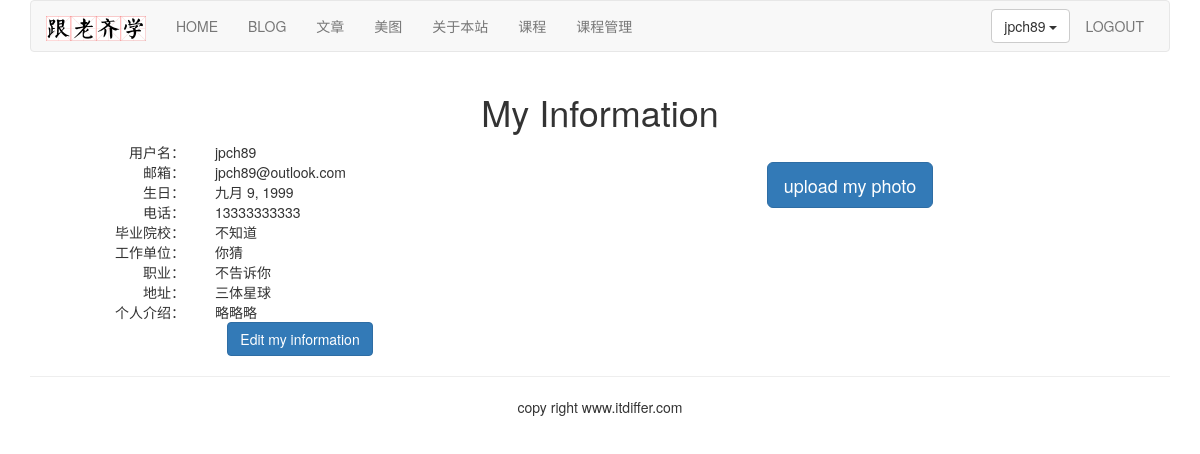
/account/my-information/ (signed in), run on the app's committed database.
### account/models.py (models this page shows, shortened)
class UserProfile(models.Model):
    user = models.OneToOneField(User, on_delete=models.CASCADE, unique=True)
    birth = models.DateField(blank=True, null=True)
    phone = models.CharField(max_length=20, null=True)

class UserInfo(models.Model):
    user = models.OneToOneField(User, on_delete=models.CASCADE, unique=True)
    school = models.CharField(max_length=100, blank=True)
    company = models.CharField(max_length=100, blank=True)
    profession = models.CharField(max_length=100, blank=True)
    address = models.CharField(max_length=100, blank=True)
    aboutme = models.TextField(blank=True)
    photo = models.ImageField(blank=True)

### account/views.py (the view)
# urls.py: path('my-information/', views.myself, name='my_information'),
@login_required()
def myself(request):
    userprofile = UserProfile.objects.get(user=request.user) if hasattr(
        request.user, 'userprofile') else UserProfile.objects.create(user=request.user)
    userinfo = UserInfo.objects.get(user=request.user) if hasattr(
        request.user, 'userinfo') else UserInfo.objects.create(user=request.user)
    return render(request, 'account/myself.html', {
        'user': request.user,
        'userinfo': userinfo,
        'userprofile': userprofile,
    })

### templates/account/myself.html (shortened to what this page needs)
{% extends "base.html" %}
{% block content %}
<div class="row text-center vertical-middle-sm">
  <h1>My Information</h1>
  <div class="row">
    <div class="col-md-6">
      <div class="row">
        <div class="col-md-4 text-right">
          <span>用户名：</span>
        </div>
        <div class="col-md-8 text-left">
          {{ user.username }}
        </div>
      </div>
      <div class="row">
        <div class="col-md-4 text-right">
          <span>邮箱：</span>
        </div>
        <div class="col-md-8 text-left">
          {{ user.email }}
        </div>
      </div>
      <div class="row">
        <div class="col-md-4 text-right">
          <span>生日：</span>
        </div>
        <div class="col-md-8 text-left">
          {{ userprofile.birth }}
        </div>
      </div>
      <div class="row">
        <div class="col-md-4 text-right">
          <span>电话：</span>
        </div>
        <div class="col-md-8 text-left">
          {{ userprofile.phone }}
        </div>
      </div>
      <div class="row">
        <div class="col-md-4 text-right">
          <span>毕业院校：</span>
        </div>
        <div class="col-md-8 text-left">
          {{ userinfo.school }}
        </div>
      </div>
      <div class="row">
        <div class="col-md-4 text-right">
          <span>工作单位：</span>
        </div>
        <div class="col-md-8 text-left">
          {{ userinfo.company }}
        </div>
      </div>
      <div class="row">
        <div class="col-md-4 text-right">
          <span>职业：</span>
        </div>
        <div class="col-md-8 text-left">
          {{ userinfo.profession }}
        </div>
      </div>
      <div class="row">
        <div class="col-md-4 text-right">
          <span>地址：</span>
        </div>
        <div class="col-md-8 text-left">
          {{ userinfo.address }}
        </div>
      </div>
      <div class="row">
        <div class="col-md-4 text-right">
          <span>个人介绍：</span>
        </div>
        <div class="col-md-8 text-left">
          {{ userinfo.aboutme }}
        </div>
      </div>
      <a href="{% url 'account:edit_my_information' %}">
        <button class="btn btn-primary bnt-lg">
          Edit my information
        </button>
      </a>
    </div>
    <div class="col-md-6">
      {% load static %}
      <div style="margin-right: 100px;">
      </div>
      <div style="margin-right: 100px">
        <button class="btn btn-primary btn-lg" id="upload_image" onclick="upload_image_layer()">
          upload my photo
        </button>
      </div>
    </div>
  </div>
</div>
{% endblock content %}

### templates/header.html (shortened to what this page needs)
{% load staticfiles %}
<div class="container">
  <nav class="navbar navbar-default" role="navigation">
    <div class="navbar-header">
      <a href="http://www.itdiffer.com" class="navbar-brand">
        <img src="{% static '/images/logo.png' %}" width="100px">
      </a>
    </div>
    <div>
      <ul class="nav navbar-nav" role="navigation">
        <li>
          <a href="{% url 'home' %}">HOME</a>
        </li>
        <li>
          <a href="{% url 'blog:blog_title' %}">BLOG</a>
        </li>
        <li>
          <a href="{% url 'article:article_titles' %}">文章</a>
        </li>
        <li>
          <a href="{% url 'image:falls_images' %}">美图</a>
        </li>
        <li><a href="{% url 'course:about' %}">关于本站</a></li>
        <li><a href="{% url 'course:course_list' %}">课程</a></li>
        <li><a href="{% url 'course:manage_course' %}">课程管理</a></li>
      </ul>
      <ul class="nav navbar-nav navbar-right" style="margin-right:10px">
        {% if user.is_authenticated %}
          <li>
            <div class="dropdown" style="margin-top: 8px">
              <button class="btn btn-default dropdown-toggle" type="button" id="dropdownMenu" data-toggle="dropdown">
                {{ user.username }}
                <span class="caret"></span>
              </button>
            </div>
          </li>
          <li><a href="{% url 'account:user_logout' %}">LOGOUT</a></li>
        {% else %}
          <li><a href="{% url 'account:user_login' %}">LOGIN</a></li>
          <li><a href="{% url 'account:user_register' %}">Sign up</a></li>
        {% endif %}
      </ul>
    </div>
  </nav>
</div>

### data on the page
UserProfile: birth "九月 9, 1999", phone "13333333333"
UserInfo: school "不知道", company "你猜", profession "不告诉你", address "三体星球", aboutme "略略略"

### other printed values
{{ user.username }} "jpch89"
{{ user.email }} "jpch89@outlook.com"
